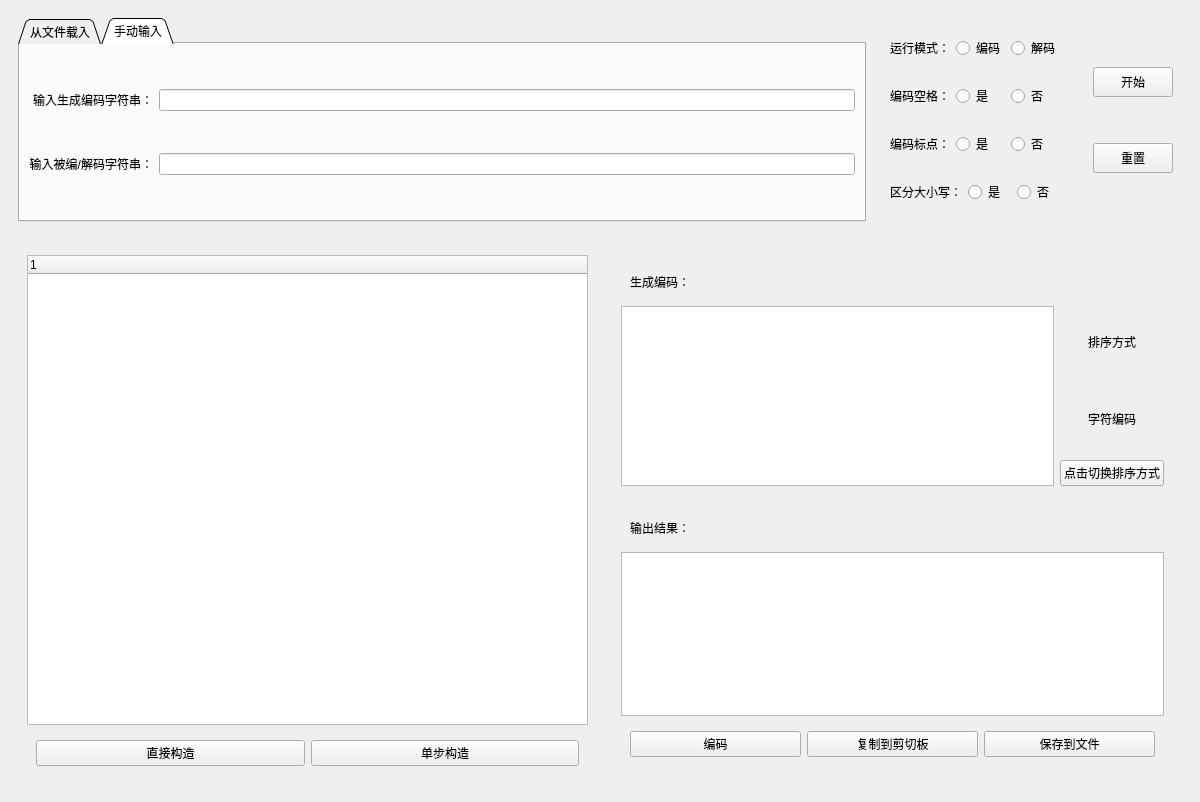
<?xml version="1.0" encoding="UTF-8"?>
<ui version="4.0">
 <class>Huffman_Window</class>
 <widget class="QMainWindow" name="Huffman_Window">
  <property name="geometry">
   <rect>
    <x>0</x>
    <y>0</y>
    <width>1200</width>
    <height>800</height>
   </rect>
  </property>
  <property name="contextMenuPolicy">
   <enum>Qt::DefaultContextMenu</enum>
  </property>
  <property name="windowTitle">
   <string>MainWindow</string>
  </property>
  <widget class="QWidget" name="centralwidget">
   <layout class="QVBoxLayout" name="verticalLayout">
    <item>
     <widget class="QWidget" name="widget_5" native="true">
      <layout class="QHBoxLayout" name="horizontalLayout">
       <item>
        <widget class="QTabWidget" name="tabWidget">
         <property name="enabled">
          <bool>true</bool>
         </property>
         <property name="tabPosition">
          <enum>QTabWidget::North</enum>
         </property>
         <property name="tabShape">
          <enum>QTabWidget::Triangular</enum>
         </property>
         <property name="currentIndex">
          <number>1</number>
         </property>
         <property name="elideMode">
          <enum>Qt::ElideLeft</enum>
         </property>
         <property name="usesScrollButtons">
          <bool>true</bool>
         </property>
         <widget class="QWidget" name="tab">
          <attribute name="title">
           <string>从文件载入</string>
          </attribute>
          <layout class="QGridLayout" name="gridLayout_4">
           <item row="1" column="0">
            <widget class="QLabel" name="label_3">
             <property name="text">
              <string>选择生成编码文件：</string>
             </property>
             <property name="alignment">
              <set>Qt::AlignRight|Qt::AlignTrailing|Qt::AlignVCenter</set>
             </property>
            </widget>
           </item>
           <item row="1" column="2">
            <widget class="QPushButton" name="code_choose">
             <property name="text">
              <string>选择文件</string>
             </property>
            </widget>
           </item>
           <item row="2" column="1">
            <widget class="QLineEdit" name="input_file"/>
           </item>
           <item row="2" column="0">
            <widget class="QLabel" name="label">
             <property name="text">
              <string>选择被编/解码文件：</string>
             </property>
             <property name="alignment">
              <set>Qt::AlignRight|Qt::AlignTrailing|Qt::AlignVCenter</set>
             </property>
            </widget>
           </item>
           <item row="2" column="2">
            <widget class="QPushButton" name="input_choose">
             <property name="text">
              <string>选择文件</string>
             </property>
            </widget>
           </item>
           <item row="1" column="1">
            <widget class="QLineEdit" name="code_file"/>
           </item>
          </layout>
         </widget>
         <widget class="QWidget" name="tab_2">
          <attribute name="title">
           <string>手动输入</string>
          </attribute>
          <layout class="QGridLayout" name="gridLayout">
           <item row="1" column="0">
            <widget class="QLabel" name="label_4">
             <property name="text">
              <string>输入被编/解码字符串：</string>
             </property>
             <property name="alignment">
              <set>Qt::AlignRight|Qt::AlignTrailing|Qt::AlignVCenter</set>
             </property>
            </widget>
           </item>
           <item row="0" column="1">
            <widget class="QLineEdit" name="code_str"/>
           </item>
           <item row="1" column="1">
            <widget class="QLineEdit" name="input_str"/>
           </item>
           <item row="0" column="0">
            <widget class="QLabel" name="label_2">
             <property name="text">
              <string>输入生成编码字符串：</string>
             </property>
             <property name="alignment">
              <set>Qt::AlignRight|Qt::AlignTrailing|Qt::AlignVCenter</set>
             </property>
            </widget>
           </item>
          </layout>
         </widget>
        </widget>
       </item>
       <item>
        <widget class="QWidget" name="widget_17" native="true">
         <layout class="QVBoxLayout" name="verticalLayout_2">
          <item>
           <widget class="QWidget" name="widget_14" native="true">
            <layout class="QHBoxLayout" name="horizontalLayout_9">
             <item>
              <widget class="QLabel" name="label_10">
               <property name="text">
                <string>运行模式：</string>
               </property>
               <property name="alignment">
                <set>Qt::AlignCenter</set>
               </property>
              </widget>
             </item>
             <item>
              <widget class="QRadioButton" name="choose_encode">
               <property name="text">
                <string>编码</string>
               </property>
              </widget>
             </item>
             <item>
              <widget class="QRadioButton" name="choose_decode">
               <property name="text">
                <string>解码</string>
               </property>
              </widget>
             </item>
            </layout>
           </widget>
          </item>
          <item>
           <widget class="QWidget" name="widget_7" native="true">
            <layout class="QHBoxLayout" name="horizontalLayout_3">
             <item>
              <widget class="QLabel" name="label_6">
               <property name="text">
                <string>编码空格：</string>
               </property>
               <property name="alignment">
                <set>Qt::AlignCenter</set>
               </property>
              </widget>
             </item>
             <item>
              <widget class="QRadioButton" name="space_true">
               <property name="text">
                <string>是</string>
               </property>
              </widget>
             </item>
             <item>
              <widget class="QRadioButton" name="space_false">
               <property name="text">
                <string>否</string>
               </property>
              </widget>
             </item>
            </layout>
           </widget>
          </item>
          <item>
           <widget class="QWidget" name="widget_8" native="true">
            <layout class="QHBoxLayout" name="horizontalLayout_4">
             <item>
              <widget class="QLabel" name="label_5">
               <property name="text">
                <string>编码标点：</string>
               </property>
               <property name="alignment">
                <set>Qt::AlignCenter</set>
               </property>
              </widget>
             </item>
             <item>
              <widget class="QRadioButton" name="punct_true">
               <property name="text">
                <string>是</string>
               </property>
              </widget>
             </item>
             <item>
              <widget class="QRadioButton" name="punct_false">
               <property name="text">
                <string>否</string>
               </property>
              </widget>
             </item>
            </layout>
           </widget>
          </item>
          <item>
           <widget class="QWidget" name="widget_9" native="true">
            <layout class="QHBoxLayout" name="horizontalLayout_5">
             <item>
              <widget class="QLabel" name="label_7">
               <property name="text">
                <string>区分大小写：</string>
               </property>
               <property name="alignment">
                <set>Qt::AlignCenter</set>
               </property>
              </widget>
             </item>
             <item>
              <widget class="QRadioButton" name="case_true">
               <property name="text">
                <string>是</string>
               </property>
              </widget>
             </item>
             <item>
              <widget class="QRadioButton" name="case_false">
               <property name="text">
                <string>否</string>
               </property>
              </widget>
             </item>
            </layout>
           </widget>
          </item>
         </layout>
        </widget>
       </item>
       <item>
        <widget class="QWidget" name="widget_15" native="true">
         <layout class="QVBoxLayout" name="verticalLayout_4">
          <item>
           <spacer name="verticalSpacer_3">
            <property name="orientation">
             <enum>Qt::Vertical</enum>
            </property>
            <property name="sizeType">
             <enum>QSizePolicy::Preferred</enum>
            </property>
            <property name="sizeHint" stdset="0">
             <size>
              <width>20</width>
              <height>40</height>
             </size>
            </property>
           </spacer>
          </item>
          <item>
           <widget class="QPushButton" name="begin_btn">
            <property name="sizePolicy">
             <sizepolicy hsizetype="Minimum" vsizetype="Preferred">
              <horstretch>0</horstretch>
              <verstretch>0</verstretch>
             </sizepolicy>
            </property>
            <property name="text">
             <string>开始</string>
            </property>
           </widget>
          </item>
          <item>
           <spacer name="verticalSpacer_2">
            <property name="orientation">
             <enum>Qt::Vertical</enum>
            </property>
            <property name="sizeType">
             <enum>QSizePolicy::Preferred</enum>
            </property>
            <property name="sizeHint" stdset="0">
             <size>
              <width>20</width>
              <height>40</height>
             </size>
            </property>
           </spacer>
          </item>
          <item>
           <widget class="QPushButton" name="reset_btn">
            <property name="sizePolicy">
             <sizepolicy hsizetype="Minimum" vsizetype="Preferred">
              <horstretch>0</horstretch>
              <verstretch>0</verstretch>
             </sizepolicy>
            </property>
            <property name="text">
             <string>重置</string>
            </property>
           </widget>
          </item>
          <item>
           <spacer name="verticalSpacer">
            <property name="orientation">
             <enum>Qt::Vertical</enum>
            </property>
            <property name="sizeType">
             <enum>QSizePolicy::Preferred</enum>
            </property>
            <property name="sizeHint" stdset="0">
             <size>
              <width>20</width>
              <height>40</height>
             </size>
            </property>
           </spacer>
          </item>
         </layout>
        </widget>
       </item>
      </layout>
     </widget>
    </item>
    <item>
     <widget class="QWidget" name="widget" native="true">
      <layout class="QGridLayout" name="gridLayout_3">
       <item row="1" column="1">
        <widget class="QWidget" name="widget_2" native="true">
         <layout class="QGridLayout" name="gridLayout_2">
          <item row="1" column="0">
           <widget class="QWidget" name="widget_13" native="true">
            <layout class="QVBoxLayout" name="verticalLayout_5">
             <item>
              <widget class="QWidget" name="widget_12" native="true">
               <layout class="QHBoxLayout" name="horizontalLayout_8">
                <item>
                 <widget class="QLabel" name="label_9">
                  <property name="text">
                   <string>输出结果：</string>
                  </property>
                 </widget>
                </item>
               </layout>
              </widget>
             </item>
             <item>
              <widget class="QPlainTextEdit" name="output_window">
               <property name="enabled">
                <bool>true</bool>
               </property>
              </widget>
             </item>
             <item>
              <widget class="QWidget" name="widget_10" native="true">
               <layout class="QHBoxLayout" name="horizontalLayout_6">
                <item>
                 <widget class="QPushButton" name="work_btn">
                  <property name="text">
                   <string>编码</string>
                  </property>
                 </widget>
                </item>
                <item>
                 <widget class="QPushButton" name="copy_btn">
                  <property name="text">
                   <string>复制到剪切板</string>
                  </property>
                 </widget>
                </item>
                <item>
                 <widget class="QPushButton" name="to_file_btn">
                  <property name="text">
                   <string>保存到文件</string>
                  </property>
                 </widget>
                </item>
               </layout>
              </widget>
             </item>
            </layout>
           </widget>
          </item>
          <item row="0" column="0">
           <widget class="QWidget" name="widget_4" native="true">
            <layout class="QGridLayout" name="gridLayout_5">
             <item row="5" column="1">
              <widget class="QPushButton" name="change_sort_btn">
               <property name="text">
                <string>点击切换排序方式</string>
               </property>
              </widget>
             </item>
             <item row="4" column="1">
              <widget class="QLabel" name="sort_label">
               <property name="text">
                <string>字符编码</string>
               </property>
               <property name="alignment">
                <set>Qt::AlignCenter</set>
               </property>
              </widget>
             </item>
             <item row="3" column="1">
              <widget class="QLabel" name="label_11">
               <property name="text">
                <string>排序方式</string>
               </property>
               <property name="alignment">
                <set>Qt::AlignCenter</set>
               </property>
              </widget>
             </item>
             <item row="0" column="0">
              <widget class="QWidget" name="widget_11" native="true">
               <layout class="QHBoxLayout" name="horizontalLayout_7">
                <item>
                 <widget class="QLabel" name="label_8">
                  <property name="text">
                   <string>生成编码：</string>
                  </property>
                 </widget>
                </item>
               </layout>
              </widget>
             </item>
             <item row="3" column="0" rowspan="3">
              <widget class="QTableWidget" name="tableWidget">
               <property name="minimumSize">
                <size>
                 <width>420</width>
                 <height>180</height>
                </size>
               </property>
              </widget>
             </item>
            </layout>
           </widget>
          </item>
         </layout>
        </widget>
       </item>
       <item row="1" column="0">
        <widget class="QWidget" name="widget_3" native="true">
         <layout class="QVBoxLayout" name="verticalLayout_3">
          <item>
           <widget class="QTreeWidget" name="treeWidget">
            <property name="minimumSize">
             <size>
              <width>560</width>
              <height>470</height>
             </size>
            </property>
            <property name="cursor" stdset="0">
             <cursorShape>PointingHandCursor</cursorShape>
            </property>
            <property name="focusPolicy">
             <enum>Qt::StrongFocus</enum>
            </property>
            <property name="acceptDrops">
             <bool>false</bool>
            </property>
            <property name="frameShape">
             <enum>QFrame::StyledPanel</enum>
            </property>
            <property name="frameShadow">
             <enum>QFrame::Sunken</enum>
            </property>
            <property name="itemsExpandable">
             <bool>false</bool>
            </property>
            <property name="wordWrap">
             <bool>false</bool>
            </property>
            <column>
             <property name="text">
              <string notr="true">1</string>
             </property>
            </column>
           </widget>
          </item>
          <item>
           <widget class="QWidget" name="widget_6" native="true">
            <layout class="QHBoxLayout" name="horizontalLayout_2">
             <item>
              <widget class="QPushButton" name="make">
               <property name="text">
                <string>直接构造</string>
               </property>
              </widget>
             </item>
             <item>
              <widget class="QPushButton" name="make_by_step">
               <property name="text">
                <string>单步构造</string>
               </property>
              </widget>
             </item>
            </layout>
           </widget>
          </item>
         </layout>
        </widget>
       </item>
      </layout>
     </widget>
    </item>
   </layout>
  </widget>
  <widget class="QMenuBar" name="menubar">
   <property name="geometry">
    <rect>
     <x>0</x>
     <y>0</y>
     <width>1200</width>
     <height>23</height>
    </rect>
   </property>
  </widget>
 </widget>
 <resources/>
 <connections/>
</ui>
